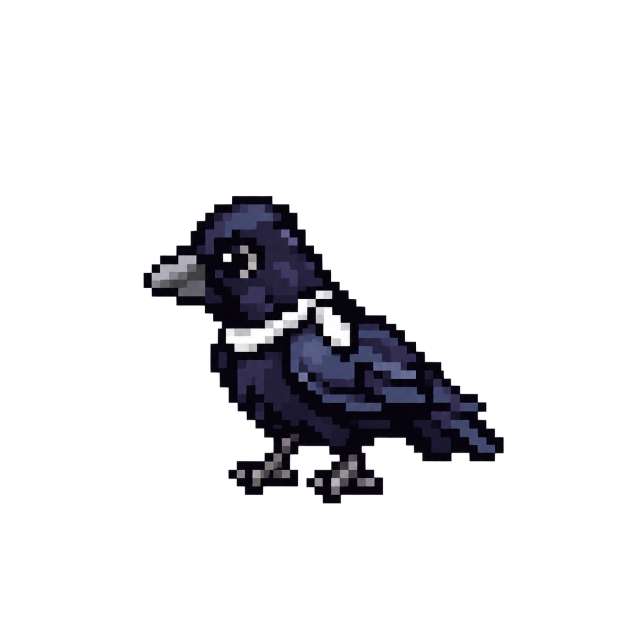
#> input picture unity-project/SourceGeneratedArt/v20/crow_hop_1_source.png, 1254 x 1254 px, given in place of house_exterior_source.png, which was not available (shown at 1/2 size)
$ python process_v20_generated_art.py
#> lines starting #> are read from the running program, lines starting #| are printed output that depends on the picture; after the words box and inside, x2 and y2 are one past the last pixel; in counts of white or black regions, pixels touching at a corner belong together; pictures that were not available may be replaced by others from this repository, and a replacement may not be noted
"""Prepare GPT Image source files for the fixed HALKA WORLD sprite canvases.

This only crops transparent margins, scales with nearest-neighbor sampling,
reduces palette size, cleans alpha, and aligns animation frames. It does not draw art.
"""

from pathlib import Path

from PIL import Image


ROOT = Path(__file__).resolve().parents[1]
SOURCES = ROOT / "SourceGeneratedArt" / "v20"
OUTPUT = ROOT / "Assets" / "Content" / "World"
RESAMPLE = Image.Resampling.NEAREST


def open_rgba(name):
#> called with name = 'house_exterior'
    return Image.open(SOURCES / f"{name}_source.png").convert("RGBA")
#> returned value is the input picture: PIL image 1254x1254 RGBA; mean R, G, B, A 5.5, 5.2, 7.5, 32.5


def solid_bbox(image):
    return image.getchannel("A").point(lambda a: 255 if a >= 128 else 0).getbbox()


def crop_to_canvas(image, size, *, anchor_bottom=False):
    """Fit the nontransparent image within the desired canvas without distortion."""
#> called with size = (160, 128), anchor_bottom = True
    box = solid_bbox(image)
#> box = (287, 392, 1007, 1007)
    if not box:
        raise ValueError("Generated source has no opaque pixels")
    artwork = image.crop(box)
    target_w, target_h = size
#> target_w = 160; target_h = 128
    factor = min(target_w / artwork.width, target_h / artwork.height)
#> factor = 0.208
    scaled = artwork.resize(
        (round(artwork.width * factor), round(artwork.height * factor)), RESAMPLE
    )
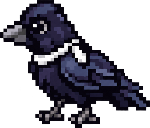
#> scaled: PIL image 150x128 RGBA; mean R, G, B, A 19.4, 18.4, 26.5, 115.4; transparent parts drawn white
    result = Image.new("RGBA", size, (0, 0, 0, 0))
#> result: PIL image 160x128 RGBA; every value is 0
    x = (target_w - scaled.width) // 2
#> x = 5
    y = target_h - scaled.height if anchor_bottom else (target_h - scaled.height) // 2
#> y = 0
    result.paste(scaled, (x, y))
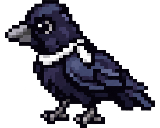
#> result: PIL image 160x128 RGBA; mean R, G, B, A 18.2, 17.2, 24.9, 108.1; transparent parts drawn white
    return result


def clean_alpha(image):
    """Remove soft transparent fringe without modifying opaque RGB artwork."""
    alpha = image.getchannel("A").point(lambda a: 255 if a >= 128 else 0)
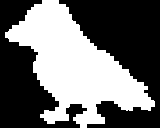
#> alpha: PIL image 160x128 L; 42.7% white; 1 white region, box (x1, y1, x2, y2) and area: (5, 0, 155, 128) 8752
    image.putalpha(alpha)
    return image


def limit_palette(image):
    """Keep generated RGB artwork, but limit the final game sprite to 64 colors."""
    reduced = image.quantize(
        colors=64, method=Image.Quantize.FASTOCTREE, dither=Image.Dither.NONE
    ).convert("RGBA")
    return clean_alpha(reduced)


def save(name, image):
#> called with name = 'house_exterior'
    image.save(OUTPUT / f"{name}.png", optimize=True)
    print(f"{name}.png: {image.width}x{image.height}")
#| house_exterior.png: 160x128


save(
    "house_exterior",
    limit_palette(crop_to_canvas(open_rgba("house_exterior"), (160, 128), anchor_bottom=True)),
)
save(
    "house_bed",
    limit_palette(crop_to_canvas(open_rgba("house_bed"), (64, 64))),
)
#> call 2 of open_rgba, with name = 'house_bed'
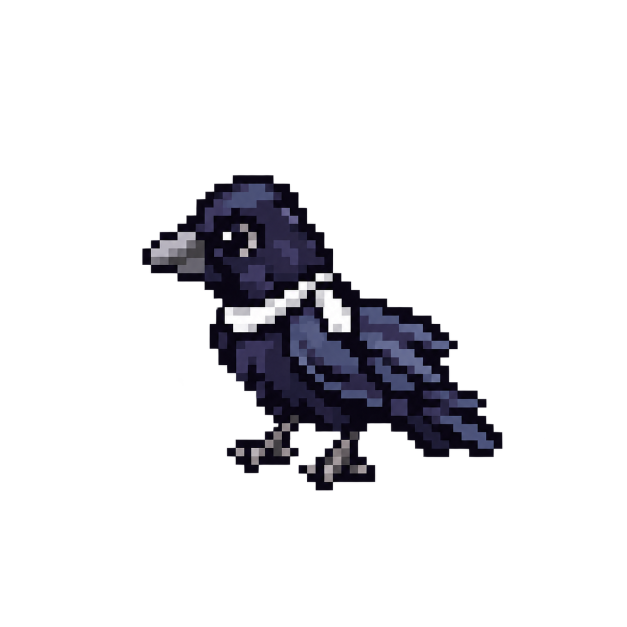
#> input picture unity-project/SourceGeneratedArt/v20/crow_hop_2_source.png, 1254 x 1254 px, given in place of house_bed_source.png, which was not available (shown at 1/2 size)
#> in open_rgba, returned value is the input picture: PIL image 1254x1254 RGBA; mean R, G, B, A 6.4, 6.1, 8.8, 33.3
#> call 2 of crop_to_canvas, with size = (64, 64), anchor_bottom = False
#> in crop_to_canvas (call 2), `box = solid_bbox(image)`: box = (285, 351, 1005, 981)
#> in crop_to_canvas (call 2), `artwork = image.crop(box)`:
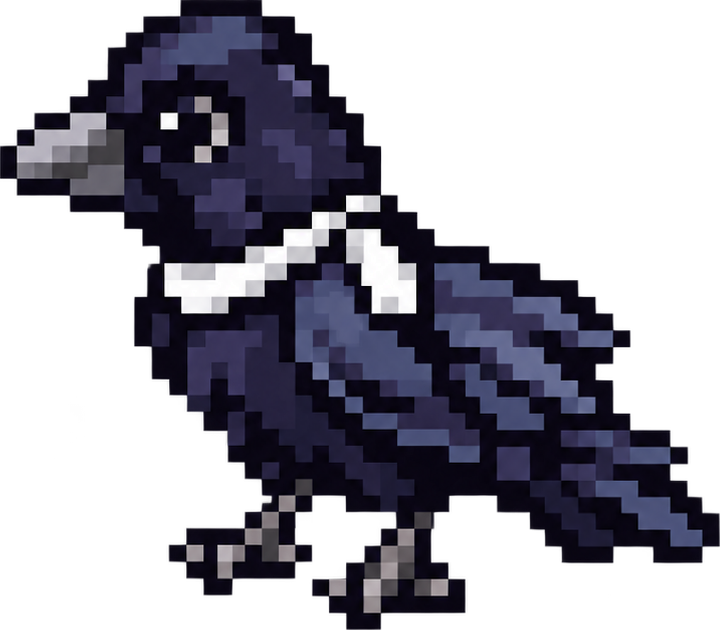
#> artwork: PIL image 720x630 RGBA; mean R, G, B, A 22.2, 21.3, 30.6, 115.3; transparent parts drawn white
#> in crop_to_canvas (call 2), `target_w, target_h = size`: target_w = 64
#> in crop_to_canvas (call 2), `factor = min(target_w / artwork.width, target_h / artwork.height)`: factor = 0.0889
#> in crop_to_canvas (call 2), `result = Image.new("RGBA", size, (0, 0, 0, 0))`: result: PIL image 64x64 RGBA; every value is 0
#> in crop_to_canvas (call 2), `x = (target_w - scaled.width) // 2`: x = 0
#> in crop_to_canvas (call 2), `y = target_h - scaled.height if anchor_bottom else (target_h - scaled...`: y = 4
#> in crop_to_canvas (call 2), `result.paste(scaled, (x, y))`:
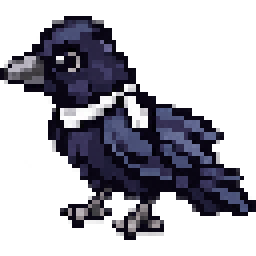
#> result: PIL image 64x64 RGBA (shown 4 times larger); mean R, G, B, A 19.7, 18.9, 27.1, 100.6; transparent parts drawn white
#> in clean_alpha (call 2), `alpha = image.getchannel("A").point(lambda a: 255 if a >= 128 else 0)`: alpha: PIL image 64x64 L; 39.7% white; 1 white region, box (x1, y1, x2, y2) and area: (0, 4, 64, 60) 1628
#| house_bed.png: 64x64
for name in ("house_floor", "house_wall", "house_door_inside"):
    image = open_rgba(name)
    if name == "house_wall":
        # Only the generated plaster center belongs in a repeating wall tile.
        # Its surrounding timber frame is intended for a whole wall, not 18 copies.
        cx, cy = image.width // 2, image.height // 2
        image = image.crop((cx - 260, cy - 260, cx + 260, cy + 260))
    image = image.resize((32, 32), RESAMPLE)
#> image: PIL image 32x32 RGBA
    save(name, limit_palette(image))
#> in clean_alpha (call 3), `alpha = image.getchannel("A").point(lambda a: 255 if a >= 128 else 0)`:
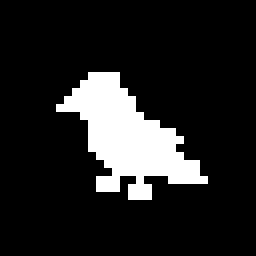
#> alpha: PIL image 32x32 L (shown 8 times larger); 13.5% white; 1 white region, box (x1, y1, x2, y2) and area: (7, 9, 26, 25) 138
#| house_floor.png: 32x32
#> (the run stopped early here; a loop or call above may not have finished)
